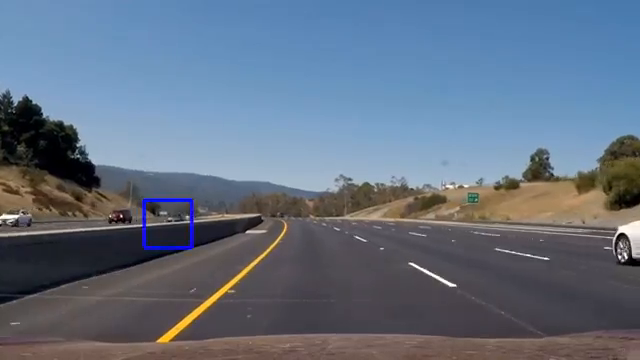
#> input picture frame 126 of PycharmProjects/opencv/vehiclenew/videoplayback.mp4, 640 x 360 px
$ python 1.py
#> lines starting #> are read from the running program, lines starting #| are printed output that depends on the picture; after the words box and inside, x2 and y2 are one past the last pixel; in counts of white or black regions, pixels touching at a corner belong together
# OpenCV Python program to detect cars in video frame
# import libraries of python OpenCV
import cv2

# capture frames from a video
cap = cv2.VideoCapture('videoplayback.mp4')

# Trained XML classifiers describes some features of some object we want to detect
car_cascade = cv2.CascadeClassifier('cars.xml')

# loop runs if capturing has been initialized.
while True:
    # reads frames from a video
    ret, frames = cap.read()
#> frames is the input picture: shape (360, 640, 3); mean B, G, R 130.6, 112.7, 99.3

    # convert to gray scale of each frames
    gray = cv2.cvtColor(frames, cv2.COLOR_BGR2GRAY)
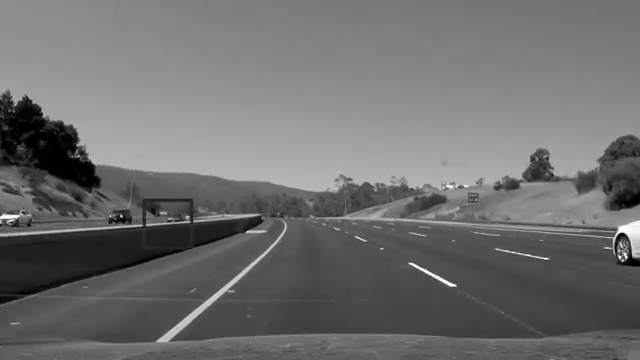
#> gray: shape (360, 640); min 0, max 255, mean 110.7

    # Detects cars of different sizes in the input image
    cars = car_cascade.detectMultiScale(gray, 1.1, 1)
#> cars = [[501, 171, 24, 24], [241, 205, 27, 27], [486, 158, 48, 48], [44, 189, 43, 43]]

    # To draw a rectangle in each cars
    for (x, y, w, h) in cars:
        cv2.rectangle(frames, (x, y), (x + w, y + h), (0, 0, 255), 2)
#> this loop made 4 passes
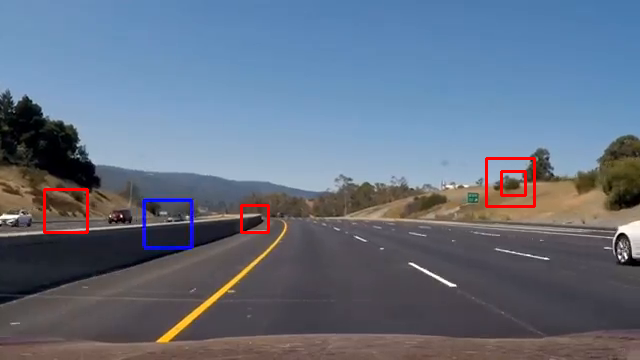
#> frames: shape (360, 640, 3); 0.73% of pixels changed, all inside (x1, y1, x2, y2) = (43, 157, 536, 234)

    # Display frames in a window
    cv2.imshow('video2', frames)

    # Wait for Esc key to stop
    if cv2.waitKey(33) == 27:
#> (key Esc is pressed here)
        break

# De-allocate any associated memory usage
cv2.destroyAllWindows()

$ run again, starting later in the video
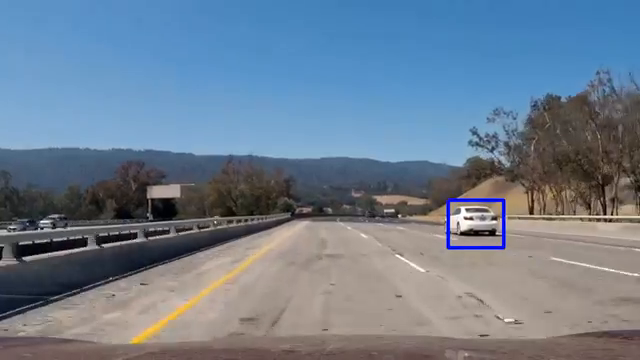
#> input picture frame 567 of PycharmProjects/opencv/vehiclenew/videoplayback.mp4, 640 x 360 px
#> frames is the input picture: shape (360, 640, 3); mean B, G, R 143.8, 126.1, 109.7
#> `gray = cv2.cvtColor(frames, cv2.COLOR_BGR2GRAY)`:
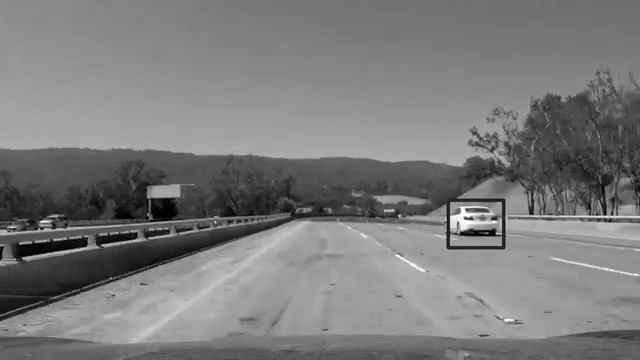
#> gray: shape (360, 640); min 0, max 255, mean 123.3
#> cars = [[576, 207, 22, 22], [212, 203, 47, 47], [357, 178, 57, 57], [419, 170, 116, 116]]
#> the loop `for (x, y, w, h) in cars:` made 4 passes
#> after the loop `for (x, y, w, h) in cars:`:
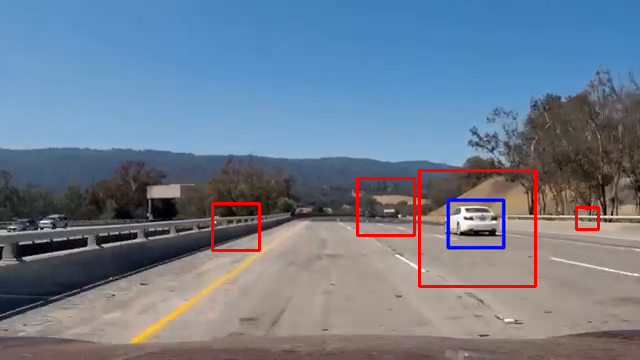
#> frames: shape (360, 640, 3); 1.25% of pixels changed, all inside (x1, y1, x2, y2) = (211, 169, 600, 288)

$ run again, starting later in the video
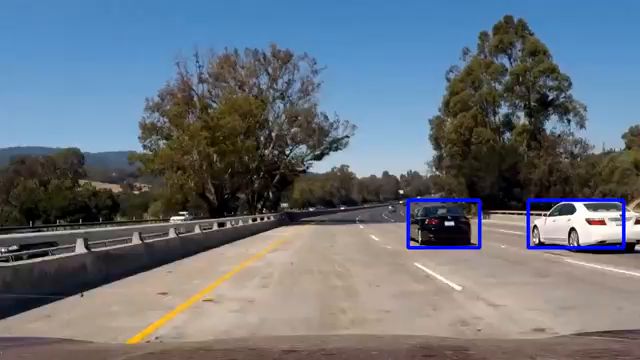
#> input picture frame 1008 of PycharmProjects/opencv/vehiclenew/videoplayback.mp4, 640 x 360 px
#> frames is the input picture: shape (360, 640, 3); mean B, G, R 123, 113.6, 105.2
#> `gray = cv2.cvtColor(frames, cv2.COLOR_BGR2GRAY)`:
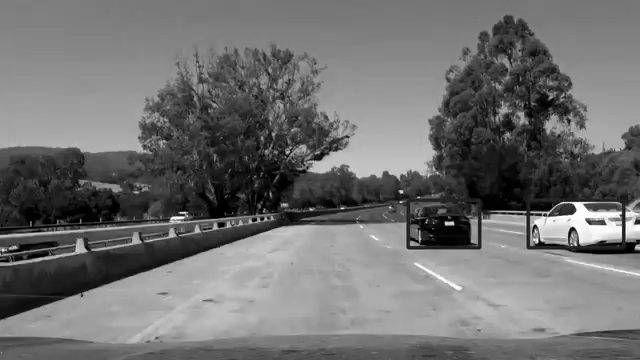
#> gray: shape (360, 640); min 0, max 255, mean 112.1
#> cars = [[317, 190, 24, 24], [580, 202, 34, 34], [324, 195, 43, 43], [399, 176, 95, 95]]
#> the loop `for (x, y, w, h) in cars:` made 4 passes
#> after the loop `for (x, y, w, h) in cars:`:
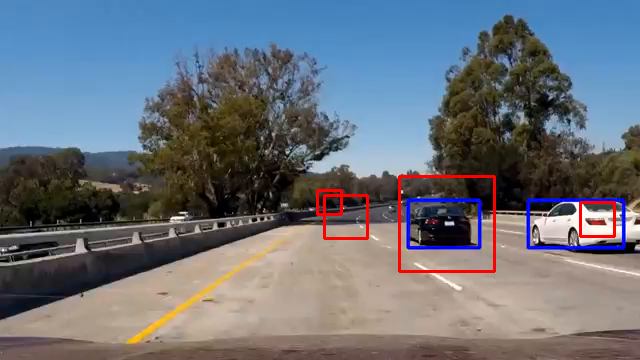
#> frames: shape (360, 640, 3); 1.01% of pixels changed, all inside (x1, y1, x2, y2) = (316, 175, 616, 273)
